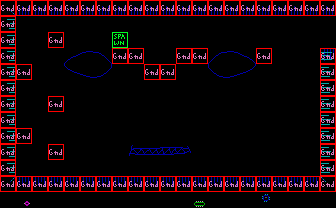

This game map was drawn from its Tiled (.tmx) file and the tilesets committed beside it. A one-line description and the full map source follow:
An orthogonal 21x13 tile map with 16x16 px tiles, 2 tile layers (bg, col), 2 tilesets and 3 objects (2x eye, boss2).

<map version="1.10" tiledversion="1.10.2" orientation="orthogonal" renderorder="right-down" width="21" height="13" tilewidth="16" tileheight="16" infinite="0" nextlayerid="4" nextobjectid="31">
 <properties>
  <property name="music" type="int" value="6" />
 </properties>
 <tileset firstgid="1" source="tileset3.tsx" />
 <tileset firstgid="241" source="obj.tsx" />
 <layer id="1" name="bg" width="21" height="13">
  <data encoding="csv">
166,167,167,167,167,167,167,167,167,167,167,167,167,167,167,167,167,167,167,167,167,
185,1,1,1,1,1,1,1,1,1,1,1,1,1,1,1,1,1,1,1,1,
185,1,1,161,1,1,1,1,1,1,1,1,1,1,1,1,1,1,1,1,1,
185,1,1,1,21,22,23,161,161,1,1,161,161,24,25,26,161,1,1,1,163,
185,161,1,1,41,42,43,1,1,162,162,1,1,44,45,46,1,1,1,1,183,
185,1,1,1,1,1,1,1,1,1,1,1,1,1,1,1,1,1,1,1,183,
185,1,1,161,1,1,1,1,1,1,1,1,1,1,1,1,1,1,1,1,183,
185,1,1,1,1,1,1,1,1,1,1,1,1,1,1,1,1,1,1,1,183,
185,161,1,1,1,1,1,1,1,1,1,1,1,1,1,1,1,1,1,1,183,
185,1,1,161,1,1,1,1,61,62,63,64,1,1,1,1,1,1,1,1,183,
185,1,1,1,1,1,1,1,1,1,1,1,1,1,1,1,1,1,1,1,183,
205,164,164,164,164,164,164,164,164,164,164,164,164,164,164,164,164,164,164,164,203,
1,225,1,1,1,1,1,1,1,1,1,1,204,1,1,1,184,1,1,1,1
</data>
 </layer>
 <layer id="2" name="col" width="21" height="13">
  <data encoding="csv">
242,242,242,242,242,242,242,242,242,242,242,242,242,242,242,242,242,242,242,242,242,
242,241,241,241,241,241,241,241,241,241,241,241,241,241,241,241,241,241,241,241,241,
242,241,241,242,241,241,241,243,241,241,241,241,241,241,241,241,241,241,241,241,241,
242,241,241,241,241,241,241,242,242,241,241,242,242,241,241,241,242,241,241,241,242,
242,242,241,241,241,241,241,241,241,242,242,241,241,241,241,241,241,241,241,241,242,
242,241,241,241,241,241,241,241,241,241,241,241,241,241,241,241,241,241,241,241,242,
242,241,241,242,241,241,241,241,241,241,241,241,241,241,241,241,241,241,241,241,242,
242,241,241,241,241,241,241,241,241,241,241,241,241,241,241,241,241,241,241,241,242,
242,242,241,241,241,241,241,241,241,241,241,241,241,241,241,241,241,241,241,241,242,
242,241,241,242,241,241,241,241,241,241,241,241,241,241,241,241,241,241,241,241,242,
242,241,241,241,241,241,241,241,241,241,241,241,241,241,241,241,241,241,241,241,242,
242,242,242,242,242,242,242,242,242,242,242,242,242,242,242,242,242,242,242,242,242,
241,241,241,241,241,241,241,241,241,241,241,241,241,241,241,241,241,241,241,241,241
</data>
 </layer>
 <objectgroup id="3" name="obj">
  <object id="28" name="Eye" type="eye" x="76.4393" y="56.8525" width="27.5938" height="13.8703" />
  <object id="29" name="Eye" type="eye" x="216.115" y="57.3711" width="27.5938" height="13.8703" />
  <object id="30" name="Boss2" type="boss2" x="146.623" y="88.8327" width="27.5938" height="13.8703" />
 </objectgroup>
</map>
